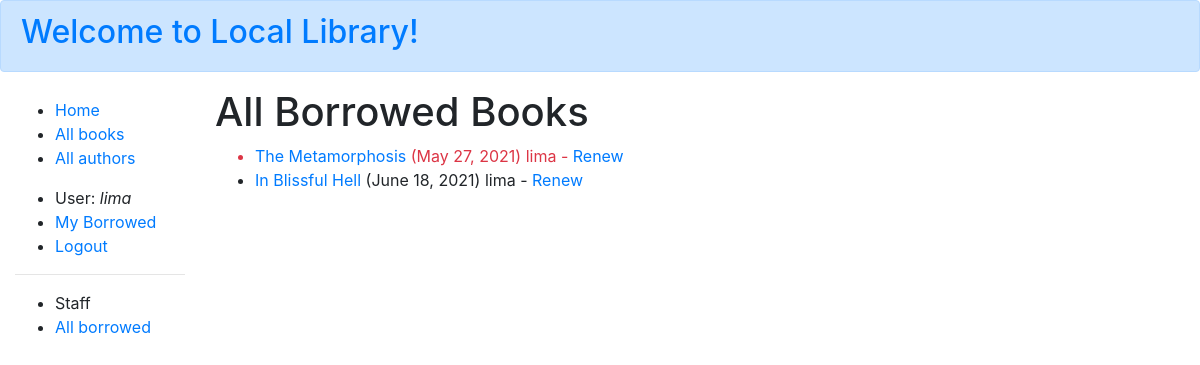
Page /catalog/borrowed/ (signed in) on the committed database.
### catalog/models.py (models this page shows, shortened)
class BookInstance(models.Model):
    id = models.UUIDField(primary_key=True, default=uuid.uuid4,
                          help_text="Unique ID for this particular book across whole library")
    book = models.ForeignKey('Book', on_delete=models.RESTRICT, null=True)
    imprint = models.CharField(max_length=200)
    due_back = models.DateField(null=True, blank=True)
    borrower = models.ForeignKey(
        User, on_delete=models.SET_NULL, null=True, blank=True)
    @property
    def is_overdue(self):
        if self.due_back and date.today() > self.due_back:
            return True
        return False
    LOAN_STATUS = (
        ('d', 'Maintenance'),
        ('o', 'On loan'),
        ('a', 'Available'),
        ('r', 'Reserved'),
    )
    status = models.CharField(
        max_length=1,
        choices=LOAN_STATUS,
        blank=True,
        default='d',
        help_text='Book availability')
    class Meta:
        ordering = ['due_back']
        permissions = (("can_mark_returned", "Set book as returned"),)

class Book(models.Model):
    image = models.ImageField(null=True, blank=True, default='default_book.png')
    title = models.CharField(max_length=200)
    author = models.ForeignKey('Author', on_delete=models.SET_NULL, null=True)
    summary = models.TextField(
        max_length=1000, help_text="Enter a brief description of the book")
    isbn = models.CharField('ISBN', max_length=13,
                            unique=True,
                            help_text='13 Character <a href="https://www.isbn-international.org/content/what-isbn'
                                      '">ISBN number</a>')
    genre = models.ManyToManyField(
        Genre, help_text="Select a genre for this book")
    language = models.CharField(max_length=200, null=True, blank=True)
    class Meta:
        ordering = ['title', 'author']
    def display_genre(self):
        """Creates a string for the Genre. This is required to display genre in Admin."""
        return ', '.join([genre.name for genre in self.genre.all()[:3]])
    display_genre.short_description = 'Genre'

### catalog/views.py (the view)
# urls.py: path('borrowed/', views.LoanedBooksAllListView.as_view(),
class LoanedBooksAllListView(PermissionRequiredMixin, generic.ListView):
    model = BookInstance
    permission_required = 'catalog.can_mark_returned'
    template_name = 'catalog/bookinstance_list_borrowed_all.html'
    paginate_by = 10
    def get_queryset(self):
        return BookInstance.objects.filter(status__exact='o').order_by('due_back')

### catalog/templates/catalog/bookinstance_list_borrowed_all.html
{% extends "base_generic.html" %}
{% block content %}
<h1>All Borrowed Books</h1>
{% if bookinstance_list %}
<ul>
    {% for bookinst in bookinstance_list %}
    <li class="{% if bookinst.is_overdue %}text-danger{% endif %}">
        <a href="{% url 'book-detail' bookinst.book.pk %}">{{bookinst.book.title}}</a> ({{ bookinst.due_back }})
        {% if user.is_staff %} {{ bookinst.borrower }}{% endif %} {% if perms.catalog.can_mark_returned %}- <a
            href="{% url 'renew-book-librarian' bookinst.id %}">Renew</a> {% endif %}
    </li>
    {% endfor %}
</ul>
{% else %}
<p>There are no books borrowed.</p>
{% endif %}
{% endblock %}

### catalog/templates/base_generic.html (shortened to what this page needs)
<!DOCTYPE html>
<html lang="en">
<head>
    <link rel="stylesheet" href="https://cdn.jsdelivr.net/npm/bootstrap@4.5.3/dist/css/bootstrap.min.css">
    {% load static %}
    <link rel="stylesheet" href="{% static 'css/styles.css' %}">
</head>
<body>
    <div class="alert alert-primary" role="alert">
        <a href="{% url 'index' %}"> <h2>Welcome to Local Library!</h2></a>
    </div>
    <div class="container-fluid">
        <div class="row">
            <div class="col-sm-2 sidebar-nav">
                {% block sidebar %}
                <ul class="sidebar-nav">
                    <li><a href="{% url 'index' %}">Home</a></li>
                    <li><a href="{% url 'books' %}">All books</a></li>
                    <li><a href="{% url 'authors' %}">All authors</a></li>
                </ul>
                <ul class="sidebar-nav">
                    {% if user.is_authenticated %}
                    <li>User: <em> {{ user.get_username }} </em></li>
                    <li><a href="{% url 'my-borrowed' %}">My Borrowed</a></li>
                    <li><a href="{% url 'logout'%}?next={{request.path}}">Logout</a></li>
                    {% else %}
                    <li><a href="{% url 'login'%}?next={{request.path}}">Login</a></li>
                    {% endif %}
                </ul>
                {% if user.is_staff %}
                <hr />
                <ul class="sidebar-nav">
                    <li>Staff</li>
                    {% if perms.catalog.can_mark_returned %}
                    <li><a href="{% url 'all-borrowed' %}">All borrowed</a></li>
                    {% endif %}
                </ul>
                {% endif %} {% endblock %}
            </div>
            <div class="col-sm-10 ">
                {% block content %}{% endblock %}
            </div>
        </div>
    </div>
</body>
</html>

### catalog/static/css/styles.css (style rules this page uses)
.sidebar-nav { margin-top: 5px; }
li { display: list-item; text-align: -webkit-match-parent; }

### rows in the picture
BookInstance: book "The Metamorphosis", due_back "May 27, 2021", borrower "lima"
BookInstance: book "In Blissful Hell", due_back "June 18, 2021", borrower "lima"

### other values in the picture
{{ user.get_username }} "lima"
